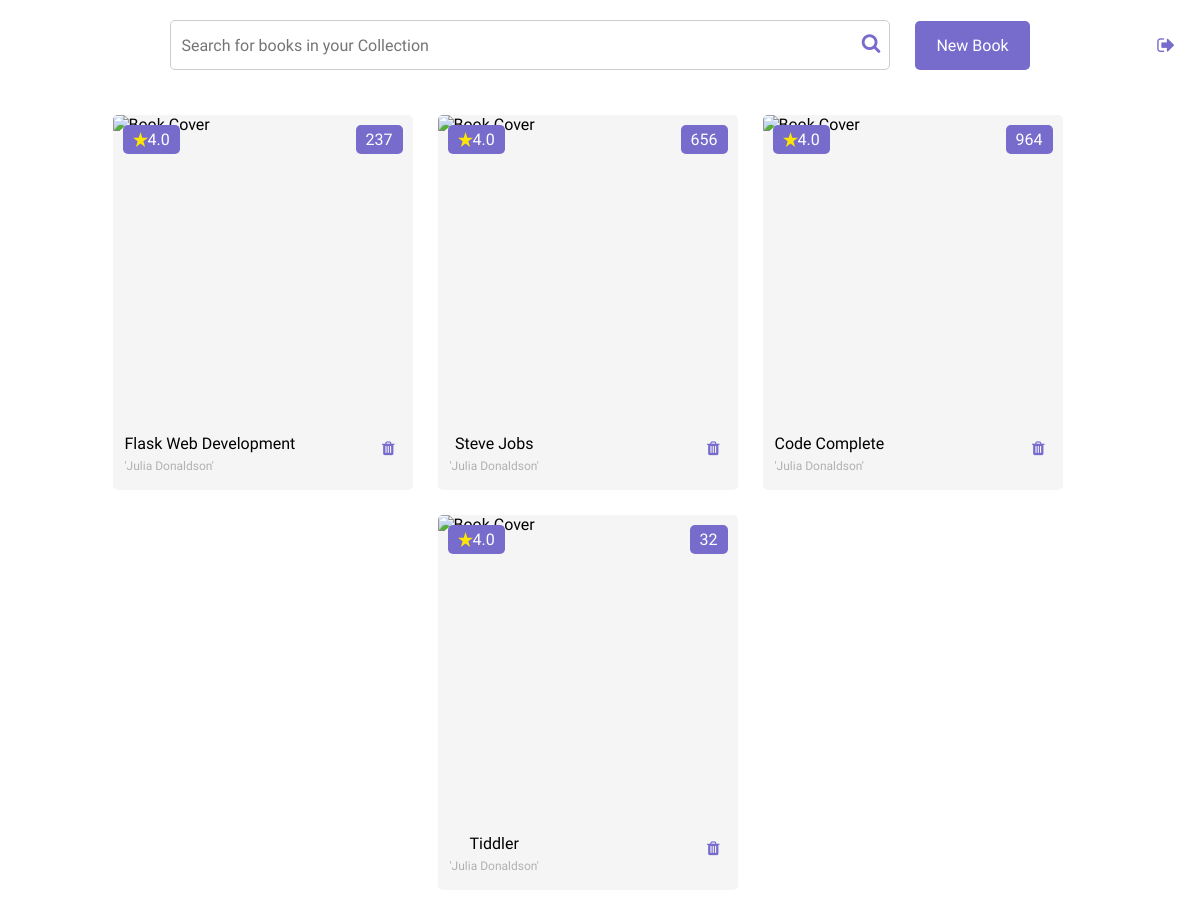
The app's page / (signed in) with its own data.
### book_catalog_app/models.py (models this page shows)
class Books(models.Model):
    user = models.ForeignKey(User,on_delete=models.CASCADE)
    title = models.CharField(max_length=100)
    author = models.CharField(max_length=100000)
    page_count = models.IntegerField()
    average_rating = models.FloatField()
    image_url = models.CharField(max_length=1000)

### book_catalog_app/views.py (the view)
# urls.py: path('',views.index,name='index'),
def index(request):
    if "BookCatalogUserId" in request.session:
        if User.objects.filter(private_token=request.session['BookCatalogUserId']):
            user = User.objects.get(private_token=request.session['BookCatalogUserId'])
            books = Books.objects.filter(user = user)
            author_id = ""
            for book in books:
                author_id = ""
                authors = book.author
                authors = authors.replace("[","")
                authors = authors.replace("]","")
                authors = authors.split(",")
                for x in authors:
                    author_id = author_id + str(x) + ","
            author_id = author_id[:-1]
            print(author_id)
            return render(request,'index.html',{'user':user,'books':books,'author_id':author_id})
        return redirect('login')
    return redirect('login')

### templates/index.html (shortened to what this page needs)
{% load static %}
<!DOCTYPE html>
<html lang="en">
<head>
    <link rel="stylesheet" href="{% static 'css/index.css' %}">
    <link rel="stylesheet" href="https://cdnjs.cloudflare.com/ajax/libs/font-awesome/4.7.0/css/font-awesome.min.css">
</head>
<body>
    <section id="header">
        <div class="search_outer">
            <input type="search" id="search" class="search" placeholder="Search for books in your Collection"
                onkeyup="CheckForSearch()">
            <div id="search_icon" class="search_icon"><i class="fa fa-search"></i></div>
        </div>
        <a href="javascript:void(0)" id="new_book">New Book</a>
        <div id="logoutbutton">
            <a href="logout"><i class="fa fa-sign-out"></i></a>
        </div>
    </section>
    <section id="body">
        {% for book in books %}
        <div class="card">
            <div class="image_outer">
                <div class="rating"><img class="star" src="{% static 'images/star.svg' %}"
                        alt="">{{book.average_rating}}</div>
                <div class="page_count">{{book.page_count}}</div>
            </div>
            <div class="outer_info" style="align-items: center;">
                <div class="info">
                    <div class="title">{{book.title}}</div>
                    <div class="authors">
                        {{author_id}}
                    </div>
                </div>
                <a href="delete?id={{book.id}}" id="delete"><i style="color: #776BCC;" class="fa fa-trash"></i></a>
            </div>
        </div>
        {% endfor %}
    </section>
</body>
</html>

### static/css/index.css (style rules this page uses)
* { box-sizing: border-box; margin: 0; padding: 0; font-family: Raleway, sans-serif; }
.search { width: 100%; height: 50px; border: 1px solid #ccc; border-radius: 5px; padding: 10px; font-size: 16px; margin-bottom: 20px; margin-top: 20px; }
.search::placeholder { font-size: 16px; }
.search_outer { width: 60%; position: relative; }
#header { display: flex; justify-content: center; align-items: center; }
#new_book { background-color: #776BCC; padding: 15px 21px; border-radius: 5px; color: #fff; font-size: 16px; text-decoration: none; margin-left: 25px; }
.search_icon { position: absolute; right: 10px; top: 31px; color: #776BCC; font-size: 20px; }
#logoutbutton a { color: #776BCC; }
#logoutbutton { position: absolute; right: 25px; font-size: larger; }
.image_outer { height: 300px; width: 300px; border-radius: 5px; position: relative; }
#body { margin-top: 25px; display: flex; justify-content: center; align-items: center; flex-wrap: wrap; margin-left: 25px; margin-right: 25px; }
.rating { position: absolute; top: 10px; left: 10px; background-color: #776BCC; color: #fff; padding: 5px 10px; border-radius: 5px; display: flex; display: flex; justify-content: center; align-items: center; }
.page_count { position: absolute; top: 10px; right: 10px; background-color: #776BCC; color: #fff; padding: 5px 10px; border-radius: 5px; }
.card { background-color: #f5f5f5; padding-bottom: 12px; border-radius: 5px; width: 300px; height: 375px; cursor: pointer; margin-right: 25px; margin-bottom: 25px; }
.star { width: 15px; }
.title { display: flex; justify-content: center; align-items: center; }
.authors { margin-top: 6px; font-size: 12px; color: #b1b1b1; }
.info { margin-left: 12px; margin-right: 12px; margin-top: 10px; }
.outer_info { display: flex; justify-content: space-between; margin-top: 9px; margin-right: 18px; }

### records on screen
Books: average_rating "4.0", page_count "237", title "Flask Web Development", author_id "'Julia Donaldson'"
Books: average_rating "4.0", page_count "656", title "Steve Jobs", author_id "'Julia Donaldson'"
Books: average_rating "4.0", page_count "964", title "Code Complete", author_id "'Julia Donaldson'"
Books: average_rating "4.0", page_count "32", title "Tiddler", author_id "'Julia Donaldson'"
